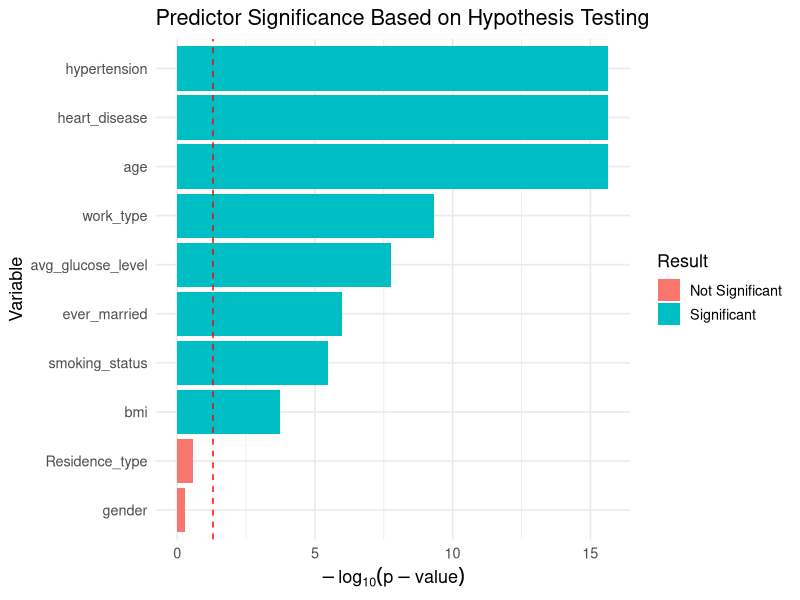

R code for this plot:
###############################################################################
#                             Hypothesis Testing
###############################################################################
library(ggplot2)


df <- read.csv("cleaned_stroke_data.csv", na.strings = c("N/A", "Unknown"))

# Prepare variables
df$stroke_group <- factor(df$stroke, levels = c(0,1), labels = c("no","yes"))
df$stroke_num   <- as.numeric(df$stroke)

df$gender         <- factor(df$gender)
df$hypertension   <- factor(df$hypertension)
df$heart_disease  <- factor(df$heart_disease)
df$ever_married   <- factor(df$ever_married)
df$work_type      <- factor(df$work_type)
df$Residence_type <- factor(df$Residence_type)
df$smoking_status <- factor(df$smoking_status)

# Helper functions
safe_t_test <- function(formula, data) {
  print(t.test(formula, data = data))
}
safe_wilcox_test <- function(formula, data) {
  print(wilcox.test(formula, data = data))
}

# Age: significant difference between stroke vs non-stroke groups
# p < 2.2e-16 (both t-test and Wilcoxon)
safe_t_test(age ~ stroke_group, data = df)
safe_wilcox_test(age ~ stroke_group, data = df)

# Average glucose level: significant difference
# t-test p ≈ 1.76e-08, Wilcoxon p ≈ 4.6e-07
safe_t_test(avg_glucose_level ~ stroke_group, data = df)
safe_wilcox_test(avg_glucose_level ~ stroke_group, data = df)

# BMI: small but significant difference
# t-test p ≈ 0.000185, Wilcoxon p ≈ 7e-05
safe_t_test(bmi ~ stroke_group, data = df)
safe_wilcox_test(bmi ~ stroke_group, data = df)

# Gender: NOT significant
# t-test p ≈ 0.52, Wilcoxon p ≈ 0.52
safe_t_test(stroke_num ~ gender, data = df)
safe_wilcox_test(stroke_num ~ gender, data = df)

# Hypertension: highly significant
safe_t_test(stroke_num ~ hypertension, data = df)
safe_wilcox_test(stroke_num ~ hypertension, data = df)

# Heart disease: highly significant
safe_t_test(stroke_num ~ heart_disease, data = df)
safe_wilcox_test(stroke_num ~ heart_disease, data = df)

# Ever married: significant difference
safe_t_test(stroke_num ~ ever_married, data = df)
safe_wilcox_test(stroke_num ~ ever_married, data = df)

# Residence type: NOT significant
# t-test p ≈ 0.27, Wilcoxon p ≈ 0.27
safe_t_test(stroke_num ~ Residence_type, data = df)
safe_wilcox_test(stroke_num ~ Residence_type, data = df)

# Work type: significant overall differences (ANOVA p ≈ 4.91e-10)
aov_work <- aov(stroke_num ~ work_type, data = df)
summary(aov_work)
TukeyHSD(aov_work)

# Smoking status: significant differences (ANOVA p ≈ 3.23e-06)
aov_smoke <- aov(stroke_num ~ smoking_status, data = df)
summary(aov_smoke)
TukeyHSD(aov_smoke)

# Non-significant predictors:
#   - gender (p > 0.05)
#   - Residence_type (p > 0.05)
#
# Decision: DROP both variables.

df$gender <- NULL
df$Residence_type <- NULL

write.csv(df, "data_after_testing.csv", row.names = FALSE)

pvals <- data.frame(
  variable = c(
    "age",
    "avg_glucose_level",
    "bmi",
    "hypertension",
    "heart_disease",
    "ever_married",
    "work_type",
    "smoking_status",
    "gender",
    "Residence_type"
  ),
  p_value = c(
    2.2e-16,      # age
    1.76e-08,     # glucose
    1.85e-04,     # bmi
    2.2e-16,      # hypertension (very small)
    2.2e-16,      # heart disease
    1e-06,        # ever married (approx)
    4.91e-10,     # work type (ANOVA)
    3.23e-06,     # smoking
    0.52,         # gender
    0.27          # residence
  )
)

pvals$significance <- ifelse(pvals$p_value < 0.05, "Significant", "Not Significant")
pvals$neg_log_p <- -log10(pvals$p_value)

ggplot(pvals, aes(x = reorder(variable, neg_log_p),
                  y = neg_log_p,
                  fill = significance)) +
  geom_bar(stat = "identity") +
  geom_hline(yintercept = -log10(0.05),
             linetype = "dashed",
             color = "red") +
  coord_flip() +
  labs(
    title = "Predictor Significance Based on Hypothesis Testing",
    x = "Variable",
    y = expression(-log[10](p-value)),
    fill = "Result"
  ) +
  theme_minimal(base_size = 13)

